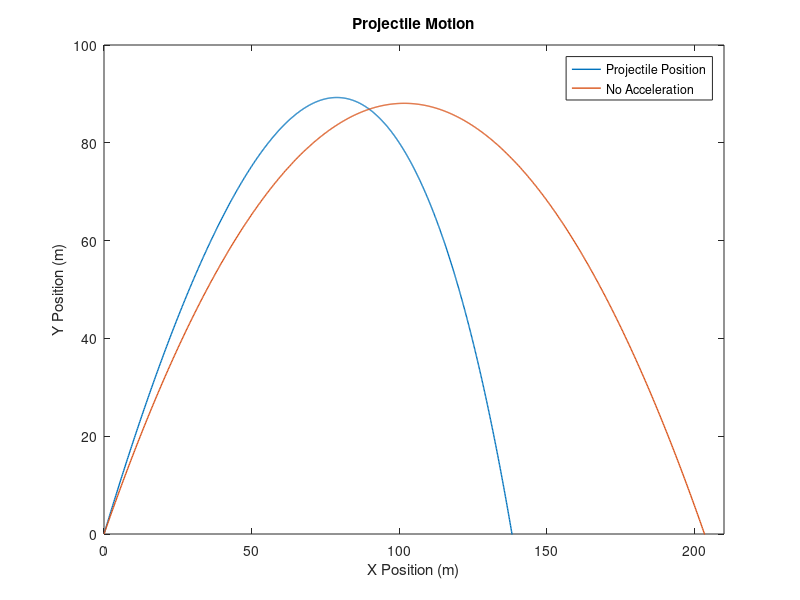

The MATLAB source for this figure:
% Andrew Brown ENGR 212 HW 1 Problem 5
clc
clear
close all
%Graph two lines of data
x0 = 0; %m
y0 = 0; %m
ax = 0; %m/s^2
v0 = 48; %m/s
theta = 60; %degrees
k = 0.1; %1/s
g = 9.81; %m/s^2
t = linspace(0,8.8,1000); %time values in seconds

%Make functions to find the x and y values
xt = @(g,k,v0,theta,t) ((v0*cosd(theta))/(k)).*(1-exp(-k.*t)); %function to find the x values
yt = @(g,k,v0,theta,t) ((g+k*v0)/k^2).*(1-exp(-k.*t)) - g.*t./k;%(((-exp(-k.*t)).*(g+(k*v0*sind(theta)))-(g.*k.*t)+g+(k*v0*sind(theta))))./(k^2); %function to find the y values

%Make functions for no air resistance
xtnoa = @(v0,t,theta) v0*cosd(theta)*t;
ytnoa = @(v0,g,t,theta) (v0*sind(theta)*t)-(((0.5)*g)*t.^(2));

%save the x and y values to variables
xVals=xt(g,k,v0,theta,t);
yVals=yt(g,k,v0,theta,t);
xValsNoA=xtnoa(v0,t,theta);
yValsNoA=ytnoa(v0,g,t,theta);

%plot the x vs the y values of position to get the particle motion curve
plot(xVals,yVals,'Linewidth',1);
hold on
plot(xValsNoA,yValsNoA,'Linewidth',1)
title('Projectile Motion');
xlabel('X Position (m)');
ylabel('Y Position (m)');
legend('Projectile Position','No Acceleration');
axis([0,210,0,100]);
